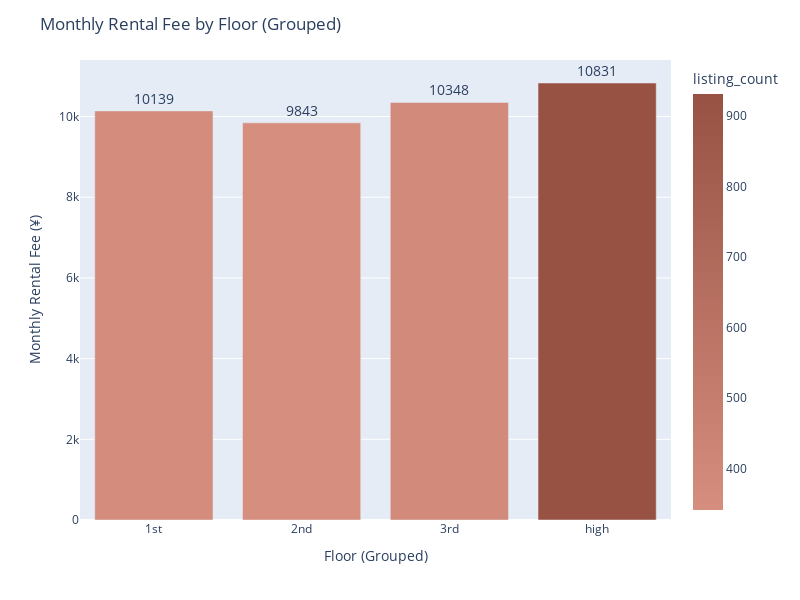

Notebook source saved alongside this figure:
### Code cell
fig = px.bar(floor_stats,
             x="floor_group",
             y="price",
             text='price',
             color = 'listing_count',
             color_continuous_scale=['#D68E7E','#975243'])

fig.update_traces(textposition='outside',
                  texttemplate='%{text}',   
                  textfont_size=14
                  )

fig.update_layout(title_text = 'Monthly Rental Fee per Sqm by Floor (Grouped)',
                  yaxis_title = 'Monthly Rental Fee (¥)',
                  xaxis_title = 'Floor (Grouped)',
                  height = 600, width = 800)

fig.show()

### Figure 1 — Plotly figure (JSON) as saved in the notebook; plotly's stock layout.template omitted (floating-point values rounded to 4 significant figures)
{"data": [{"alignmentgroup": "True", "hoverlabel": {"namelength": 0}, "hovertemplate": "floor_group=%{x}<br>price=%{text}<br>listing_count=%{marker.color}", "legendgroup": "", "marker": {"color": [356, 341, 379, 931], "coloraxis": "coloraxis"}, "name": "", "offsetgroup": "", "orientation": "v", "showlegend": false, "text": [10139, 9843, 10348, 10831], "textfont": {"size": 14}, "textposition": "outside", "texttemplate": "%{text}", "type": "bar", "x": ["1st", "2nd", "3rd", "high"], "xaxis": "x", "y": [10139, 9843, 10348, 10831], "yaxis": "y"}], "layout": {"barmode": "relative", "coloraxis": {"colorbar": {"title": {"text": "listing_count"}}, "colorscale": [[0, "#D68E7E"], [1, "#975243"]]}, "height": 600, "legend": {"tracegroupgap": 0}, "margin": {"t": 60}, "title": {"text": "Monthly Rental Fee by Floor (Grouped)"}, "width": 800, "xaxis": {"anchor": "y", "domain": [0, 1], "title": {"text": "Floor (Grouped)"}}, "yaxis": {"anchor": "x", "domain": [0, 1], "title": {"text": "Monthly Rental Fee (¥)"}}}}
